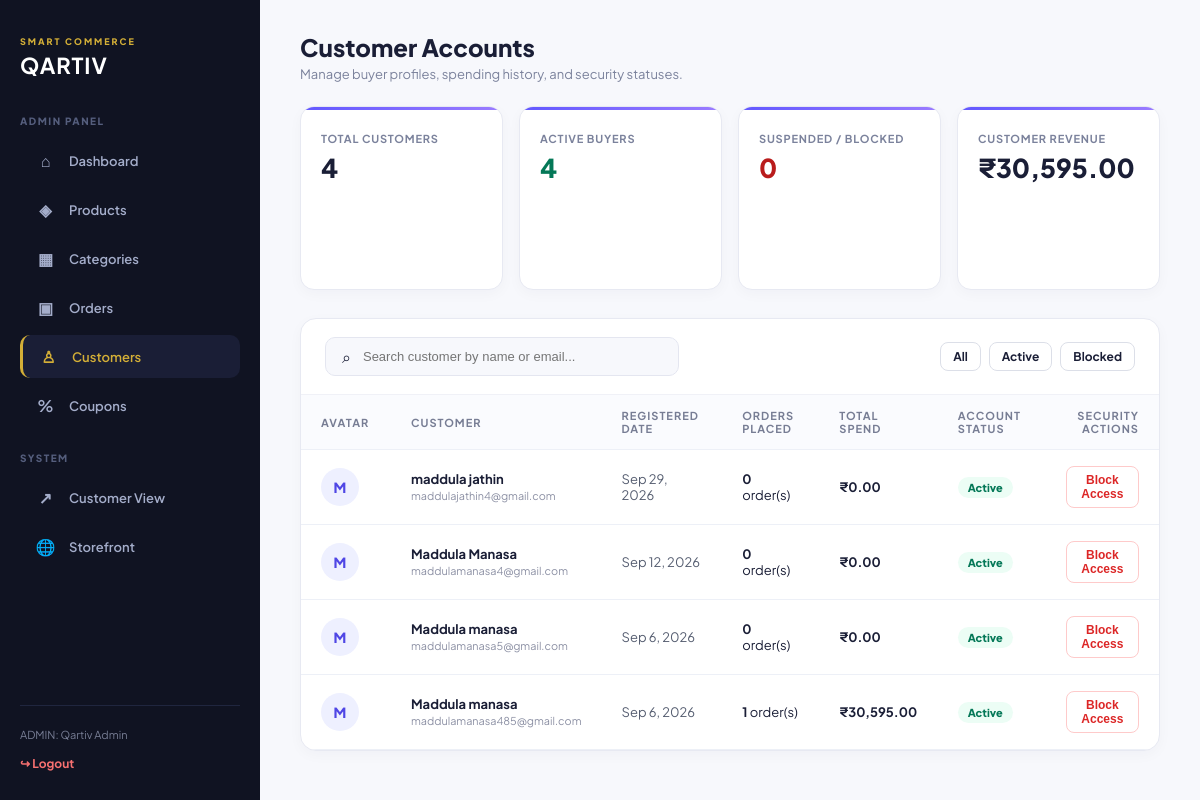
The page /admin/customers.php (signed in) on the database its author committed.
### tables this page shows
CREATE TABLE `users` (
  `id` int NOT NULL AUTO_INCREMENT,
  `name` varchar(100) NOT NULL,
  `email` varchar(150) NOT NULL,
  `password` varchar(255) NOT NULL,
  `role` enum('customer','admin') DEFAULT 'customer',
  `status` enum('active','blocked') DEFAULT 'active',
  `created_at` timestamp NULL DEFAULT CURRENT_TIMESTAMP,
  PRIMARY KEY (`id`),
  UNIQUE KEY `email` (`email`)
);

### admin/customers.php (the view, shortened to what this page needs)
<?php
require_once "../config/db.php";
$adminName = $_SESSION["user_name"] ?? "Admin";
$search = trim($_GET["search"] ?? "");
$sql = "
    SELECT u.id, u.name, u.email, u.role, u.status, u.created_at,
           COUNT(o.id) AS total_orders,
           COALESCE(SUM(CASE WHEN o.order_status != 'cancelled' THEN o.total_amount ELSE 0 END), 0) AS total_spend,
           MAX(o.created_at) AS last_order_date
    FROM users u
    LEFT JOIN orders o ON u.id = o.user_id
    WHERE u.role = 'customer'
";
$sql .= " GROUP BY u.id ORDER BY u.id DESC";
$stmt = $conn->prepare($sql);
$stmt->execute();
$customers = $stmt->get_result()->fetch_all(MYSQLI_ASSOC);
$totalCust = (int)$conn->query("SELECT COUNT(*) AS c FROM users WHERE role = 'customer'")->fetch_assoc()["c"];
$activeCust = (int)$conn->query("SELECT COUNT(*) AS c FROM users WHERE role = 'customer' AND status = 'active'")->fetch_assoc()["c"];
$blockedCust = $totalCust - $activeCust;
$lifetimeSpend = (float)$conn->query("SELECT COALESCE(SUM(total_amount), 0) AS s FROM orders WHERE order_status != 'cancelled'")->fetch_assoc()["s"];
?>
<!DOCTYPE html>
<html lang="en">
<head>
    <link rel="stylesheet" href="../assets/css/style.css">
</head>
<body>
<div class="admin-layout">
    <aside class="admin-sidebar">
        <div class="admin-brand">
            <small>SMART COMMERCE</small>
            <strong>QARTIV</strong>
        </div>
        <nav class="admin-nav">
            <div class="nav-title">ADMIN PANEL</div>
            <a href="dashboard.php"><span class="nav-icon">⌂</span> Dashboard</a>
            <a href="products.php"><span class="nav-icon">◈</span> Products</a>
            <a href="categories.php"><span class="nav-icon">▦</span> Categories</a>
            <a href="orders.php"><span class="nav-icon">▣</span> Orders</a>
            <a href="customers.php" class="active"><span class="nav-icon">♙</span> Customers</a>
            <a href="coupons.php"><span class="nav-icon">%</span> Coupons</a>
            <div class="nav-title" style="margin-top:25px;">SYSTEM</div>
            <a href="../customer/dashboard.php"><span class="nav-icon">↗</span> Customer View</a>
            <a href="../index.php"><span class="nav-icon">🌐</span> Storefront</a>
        </nav>
        <div style="margin-top:auto;border-top:1px solid #20263f;padding-top:16px;">
            <small style="color:#777d94;font-size:11px;">ADMIN: <?php echo htmlspecialchars($adminName); ?></small>
            <div style="margin-top:8px;"><a href="../auth/logout.php" style="color:#f87171;text-decoration:none;font-size:12px;font-weight:700;">↪ Logout</a></div>
        </div>
    </aside>
    <main class="admin-main">
        <div class="top-row">
            <div>
                <h1>Customer Accounts</h1>
                <p style="margin:4px 0 0;color:#7b829c;font-size:13px;">Manage buyer profiles, spending history, and security statuses.</p>
            </div>
        </div>
        <div class="stats-grid">
            <div class="stat-card">
                <div class="stat-label">Total Customers</div>
                <div class="stat-val"><?php echo $totalCust; ?></div>
            </div>
            <div class="stat-card">
                <div class="stat-label">Active Buyers</div>
                <div class="stat-val" style="color:#047857;"><?php echo $activeCust; ?></div>
            </div>
            <div class="stat-card">
                <div class="stat-label">Suspended / Blocked</div>
                <div class="stat-val" style="color:#b91c1c;"><?php echo $blockedCust; ?></div>
            </div>
            <div class="stat-card">
                <div class="stat-label">Customer Revenue</div>
                <div class="stat-val">₹<?php echo number_format($lifetimeSpend, 2); ?></div>
            </div>
        </div>
        <div class="panel-card">
            <div class="filter-row">
                <form method="GET" class="search-box">
                    <span>⌕</span>
                    <input type="text" name="search" value="<?php echo htmlspecialchars($search); ?>" placeholder="Search customer by name or email...">
                </form>
                <div style="display:flex;gap:8px;">
                    <a href="customers.php" class="btn-action">All</a>
                    <a href="customers.php?status=active" class="btn-action">Active</a>
                    <a href="customers.php?status=blocked" class="btn-action">Blocked</a>
                </div>
            </div>
            <table class="table-custom">
                <thead>
                    <tr>
                        <th style="width:50px;">Avatar</th>
                        <th>Customer</th>
                        <th>Registered Date</th>
                        <th>Orders Placed</th>
                        <th>Total Spend</th>
                        <th>Account Status</th>
                        <th style="text-align:right;">Security Actions</th>
                    </tr>
                </thead>
                <tbody>
                    <?php if (empty($customers)): ?>
                        <tr>
                            <td colspan="7" style="text-align:center;padding:40px;color:#969bab;">No customer records found.</td>
                        </tr>
                    <?php else: ?>
                        <?php foreach ($customers as $c): ?>
                            <tr>
                                <td>
                                    <div class="user-avatar">
                                        <?php echo strtoupper(substr($c['name'], 0, 1)); ?>
                                    </div>
                                </td>
                                <td>
                                    <strong><?php echo htmlspecialchars($c['name']); ?></strong><br>
                                    <small style="color:#8c90a4;"><?php echo htmlspecialchars($c['email']); ?></small>
                                </td>
                                <td style="color:#555d70;">
                                    <?php echo date('M j, Y', strtotime($c['created_at'])); ?>
                                </td>
                                <td>
                                    <strong><?php echo (int)$c['total_orders']; ?></strong> order(s)
                                </td>
                                <td>
                                    <strong style="color:#1a1e36;">₹<?php echo number_format($c['total_spend'], 2); ?></strong>
                                </td>
                                <td>
                                    <span class="badge-status badge-<?php echo $c['status']; ?>">
                                        <?php echo htmlspecialchars($c['status']); ?>
                                    </span>
                                </td>
                                <td style="text-align:right;">
                                    <form method="POST" style="margin:0;display:inline;" onsubmit="return confirm('Change status for <?php echo addslashes($c['name']); ?>?');">
                                        <?php if ($c['status'] === 'active'): ?>
                                            <button type="submit" class="btn-action btn-block">Block Access</button>
                                        <?php else: ?>
                                            <button type="submit" class="btn-action btn-activate">Unblock User</button>
                                        <?php endif; ?>
                                    </form>
                                </td>
                            </tr>
                        <?php endforeach; ?>
                    <?php endif; ?>
                </tbody>
            </table>
        </div>
    </main>
</div>
</body>
</html>

### assets/css/style.css (style rules this page uses)
.nav-icon { width: 23px; display: flex; justify-content: center; align-items: center; font-size: 16px; }
.stat-card { position: relative; min-height: 142px; padding: 19px; overflow: hidden; border: 1px solid #e7e9f1; border-radius: 17px; background: rgba(255,255,255,0.94); box-shadow: 0 8px 25px rgba(25,29,70,0.045); transition: all 0.28s ease; }
.stat-card::before { content: ""; position: absolute; left: 0; top: 0; width: 100%; height: 3px; background: linear-gradient(90deg,#6258ff,#9b7cff); }
.stat-label { margin-top: 5px; color: #50556c; font-size: 10px; font-weight: 700; }

### admin/customers.php (style rules this page uses)
body { font-family: 'Plus Jakarta Sans', Arial, sans-serif; background: #f7f8fc; color: #1a1e36; margin: 0; }
.admin-layout { display: grid; grid-template-columns: 260px 1fr; min-height: 100vh; }
.admin-sidebar { background: #101322; color: #ffffff; padding: 28px 20px; display: flex; flex-direction: column; }
.admin-brand small { color: #d4af37; font-size: 9px; letter-spacing: 2px; font-weight: 800; }
.admin-brand strong { display: block; font-size: 22px; letter-spacing: 1px; color: #ffffff; margin-top: 2px; }
.admin-nav { margin-top: 36px; flex: 1; }
.nav-title { font-size: 10px; letter-spacing: 1.5px; color: #555e7d; font-weight: 800; margin-bottom: 12px; }
.admin-nav a { display: flex; align-items: center; gap: 12px; color: #a4adca; text-decoration: none; padding: 11px 14px; border-radius: 10px; font-size: 13px; font-weight: 600; margin-bottom: 6px; transition: 0.2s ease; }
.admin-nav a:hover, .admin-nav a.active { background: #1a1e36; color: #ffffff; }
.admin-nav a.active { border-left: 3px solid #d4af37; color: #d4af37; }
.admin-main { padding: 32px 40px; }
.top-row { display: flex; justify-content: space-between; align-items: center; margin-bottom: 24px; }
.top-row h1 { font-size: 24px; font-weight: 850; margin: 0; color: #1a1e36; }
.stats-grid { display: grid; grid-template-columns: repeat(4, 1fr); gap: 16px; margin-bottom: 28px; }
.stat-card { background: #ffffff; padding: 20px; border-radius: 14px; border: 1px solid #e7e9f2; box-shadow: 0 4px 14px rgba(20,25,50,0.03); }
.stat-label { font-size: 11px; color: #7b829c; font-weight: 700; text-transform: uppercase; letter-spacing: 0.8px; }
.stat-val { font-size: 26px; font-weight: 850; color: #1a1e36; margin-top: 6px; }
.panel-card { background: #ffffff; border-radius: 16px; border: 1px solid #e7e9f2; box-shadow: 0 4px 14px rgba(20,25,50,0.03); overflow: hidden; }
.filter-row { padding: 18px 24px; border-bottom: 1px solid #f0f1f7; display: flex; align-items: center; justify-content: space-between; gap: 16px; flex-wrap: wrap; }
.search-box { display: flex; align-items: center; gap: 10px; background: #f7f8fc; padding: 8px 16px; border-radius: 10px; border: 1px solid #e4e6f0; width: 320px; }
.search-box input { border: none; outline: none; background: transparent; font-size: 13px; width: 100%; }
.table-custom { width: 100%; border-collapse: collapse; }
.table-custom th { text-align: left; padding: 14px 20px; font-size: 11px; text-transform: uppercase; letter-spacing: 1px; color: #777d94; background: #fafbfe; border-bottom: 1px solid #edf0f7; }
.table-custom td { padding: 16px 20px; font-size: 13px; border-bottom: 1px solid #edf0f7; vertical-align: middle; }
.user-avatar { width: 38px; height: 38px; border-radius: 50%; background: #eef0ff; color: #4f46e5; font-weight: 800; display: flex; align-items: center; justify-content: center; font-size: 14px; }
.badge-status { display: inline-block; padding: 4px 10px; border-radius: 20px; font-size: 11px; font-weight: 800; text-transform: capitalize; }
.badge-active { background: #ecfdf5; color: #047857; }
.btn-action { padding: 6px 12px; border-radius: 8px; font-size: 12px; font-weight: 700; cursor: pointer; border: 1px solid #dcdfe8; background: #ffffff; color: #1a1e36; text-decoration: none; transition: 0.2s; }
.btn-block { color: #dc2626; border-color: #fecaca; }

### rows shown on the page
users: name "M", name "maddula jathin", email "maddulajathin4@gmail.com", created_at "Sep 29, 2026", total_orders "0", total_spend "0.00", status "Active", shows "Block Access"
users: name "M", name "Maddula Manasa", email "maddulamanasa4@gmail.com", created_at "Sep 12, 2026", total_orders "0", total_spend "0.00", status "Active", shows "Block Access"
users: name "M", name "Maddula manasa", email "maddulamanasa5@gmail.com", created_at "Sep 6, 2026", total_orders "0", total_spend "0.00", status "Active", shows "Block Access"
users: name "M", name "Maddula manasa", email "maddulamanasa485@gmail.com", created_at "Sep 6, 2026", total_orders "1", total_spend "30,595.00", status "Active", shows "Block Access"

### other values the page prints
$adminName "Qartiv Admin"
$totalCust "4"
$activeCust "4"
$blockedCust "0"
$lifetimeSpend "30,595.00"
